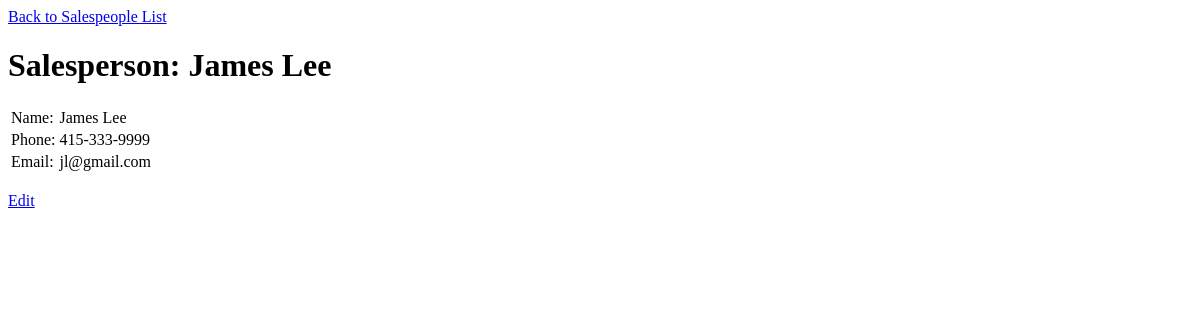
Before: /globitek-2/public/staff/salespeople/show.php?id=10 with the older database file.
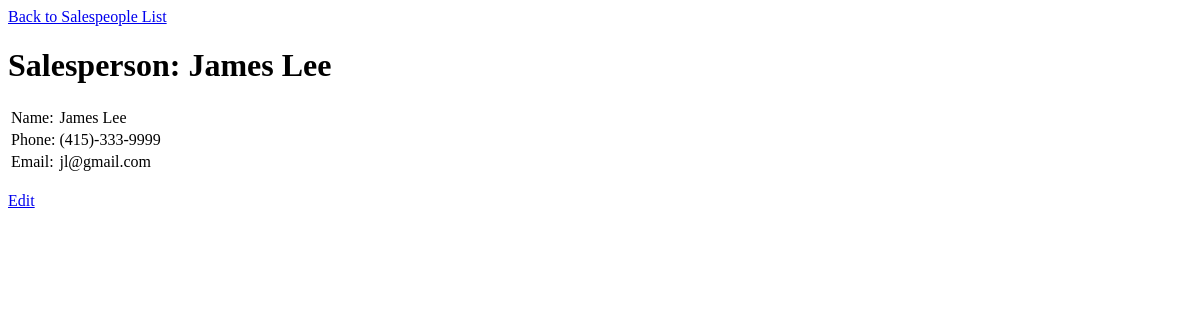
After: the same page with the newer database file.
### tables this page shows
CREATE TABLE `salespeople` (
  `id` int(11) NOT NULL AUTO_INCREMENT,
  `first_name` varchar(255) DEFAULT NULL,
  `last_name` varchar(255) DEFAULT NULL,
  `phone` varchar(255) DEFAULT NULL,
  `email` varchar(255) DEFAULT NULL,
  PRIMARY KEY (`id`)
);

### globitek-2/private/query_functions.php (called while the page is built, shortened)
<?php
  function find_salesperson_by_id($id=0) {
    global $db;
    $sql = "SELECT * FROM salespeople WHERE id='" . $id . "' LIMIT 1;";
    $salespeople_result = db_query($db, $sql);
    return $salespeople_result;
  }
?>

### globitek-2/private/database.php (called while the page is built, shortened)
<?php
  function db_query($connection, $sql) {
    $result_set = mysqli_query($connection, $sql);
    return $result_set;
  }
  function db_fetch_assoc($result_set) {
    return mysqli_fetch_assoc($result_set);
  }
?>

### globitek-2/private/functions.php (called while the page is built, shortened)
<?php
  function h($string="") {
    return htmlspecialchars($string);
  }
  function u($string="") {
    return urlencode($string);
  }
?>

### globitek-2/public/staff/salespeople/show.php (the view, shortened to what this page needs)
<?php
$id = $_GET['id'];
$salespeople_result = find_salesperson_by_id($id);
$salesperson = db_fetch_assoc($salespeople_result);
?>
<?php include(SHARED_PATH . '/header.php'); ?>
<div id="main-content">
  <a href="index.php">Back to Salespeople List</a><br />
  <h1>Salesperson: <?php echo $salesperson['first_name'] . " " . $salesperson['last_name']; ?></h1>
  <?php
    echo "<table id=\"salesperson\">";
    echo "<tr>";
    echo "<td>Name: </td>";
    echo "<td>" . $salesperson['first_name'] . " " . $salesperson['last_name'] . "</td>";
    echo "</tr>";
    echo "<tr>";
    echo "<td>Phone: </td>";
    echo "<td>" . $salesperson['phone'] . "</td>";
    echo "</tr>";
    echo "<tr>";
    echo "<td>Email: </td>";
    echo "<td>" . $salesperson['email'] . "</td>";
    echo "</tr>";
    echo "</table>";
  ?>
  <br />
  <a href="edit.php?id=<?php echo h(u($salesperson['id']));?>">Edit</a><br />
</div>
<?php include(SHARED_PATH . '/footer.php'); ?>

Changed rows visible on the page:
changed salespeople "James": phone "415-333-9999" → "(415)-333-9999"
